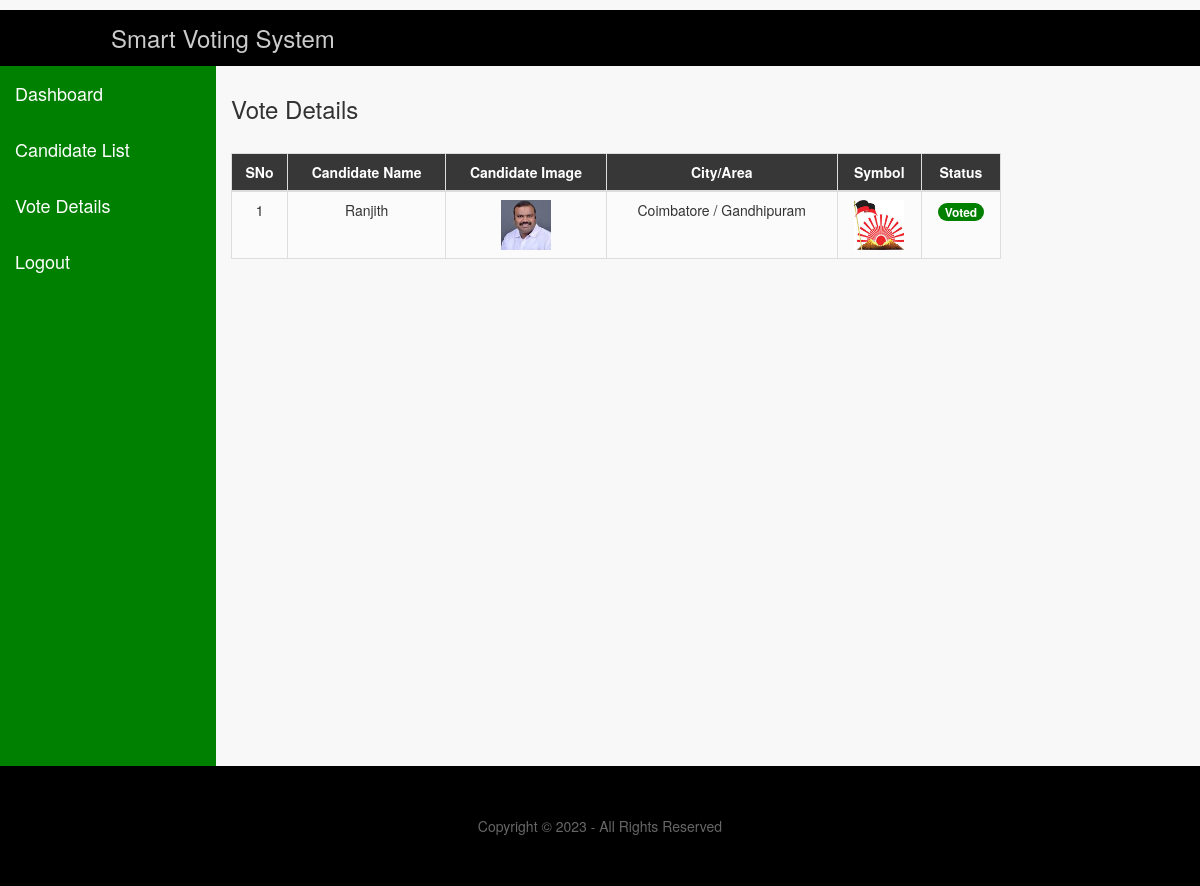
Screenshot of /my_vote/ (signed in) with the database file from the repository.
### app/models.py (models this page shows, shortened)
class Vote(models.Model):
    voter_id = models.ForeignKey(Voter_Detail, on_delete=models.CASCADE)
    candidate_id = models.ForeignKey(Candidate_Detail, on_delete=models.CASCADE)
    vote = models.IntegerField()
    date = models.DateField('Posted Date',default=timezone.now())

class Candidate_Detail(models.Model):
    name = models.CharField(max_length=100)
    email = models.EmailField(max_length=50)
    mobile = models.CharField(max_length=30)
    age = models.CharField(max_length=30)
    dob = models.CharField(max_length=30)
    city = models.CharField(max_length=100)
    area = models.CharField(max_length=200)
    gender = models.CharField(max_length=20)
    address = models.TextField(max_length=1000)
    symbol = models.FileField('Symbol',upload_to='documents/',null=True)
    image = models.FileField('Upload Image',upload_to='documents/',null=True)

### app/views.py (the view)
# urls.py: path('my_vote/',views.my_vote,name='my_vote'),
def my_vote(request):
	if request.session.has_key('user'):
		user_id=request.session['user']
		row = Vote.objects.filter(voter_id=int(user_id))
		return render(request,'my_vote.html',{'row':row})
	else:
		return render(request,'voter_login.html',{})

### app/templates/my_vote.html (shortened to what this page needs)
{% include 'db_header.html' %}
<div class="adminlogin">
<div style="padding-left:0;padding-right:0;width:18%;" class="col-md-2 padding">
		{% include 'voter_menu.html' %}
</div>
<div class="col-md-8">
<h3 style="margin-top:30px;" > Vote Details</h3>
	<div class="table-responsive ">
		  <table style="margin-top:20px;" class="table table-bordered" >
			<thead style="text-align:center;">
			  <tr style="text-align:center;">
				<th>SNo</th>
				<th> Candidate Name</th>
				<th>Candidate Image</th>
				<th>City/Area</th>
				<th>Symbol</th>
				<th>Status</th>
			  </tr>
			</thead>
			<tbody>
			{% for i in row %}
				<tr style="text-align:center;">
					<td>{{forloop.counter}}</td>
					<td>{{i.candidate_id.name}}</td>
					<td>
					<img src="/media/{{i.candidate_id.image}}" style="width:50px;height: 50px;">
					</td>
					<td>{{i.candidate_id.city}} / {{i.candidate_id.area}}</td>
					<td>
					<img src="/media/{{i.candidate_id.symbol}}" style="width:50px;height: 50px;">
					</td>
					<td><span class="badge badge-danger" style="background: green;">Voted</span></td>
				</tr>
				{% endfor %}
		  </tbody>
  </table>
  </div>
</div>
</div>
{% include 'footer.html' %}

### static/layout/styles/layout.css (style rules this page uses)
*, *::before, *::after { transition:all .3s ease-in-out; }
table, th, td { border:1px solid; border-collapse:collapse; vertical-align:top; }
table, th { table-layout:auto; }
table { width:100%; margin-bottom:15px; }
th, td { padding:5px 8px; }
td { border-width:0 1px; }
body { color:#CBCBCB; background-color:#000000; }
table, th, td, #comments .avatar, #comments input, #comments textarea { border-color:#D7D7D7; }
th { color:#FFFFFF; background-color:#373737; }
tr, #comments li, #comments input[type="submit"], #comments input[type="reset"] { color:inherit; background-color:#FBFBFB; }

### static/css/style.css (style rules this page uses)
body { background:#F8F8F8 ; }

### static/layout/styles/framework.css (style rules this page uses)
html { overflow-y:scroll; overflow-x:hidden; }
html, body { margin:0; padding:0; font-size:14px; line-height:1.6em; }
*, *::before, *::after { box-sizing:border-box; }
img { width:auto; max-width:100%; height:auto; margin:0; padding:0; border:none; line-height:normal; vertical-align:middle; }
body, input, textarea, select { font-family:Verdana, Geneva, sans-serif; }
h1, h2, h3, h4, h5, h6, .heading { font-family:Georgia, "Times New Roman", Times, serif; }
h1, h2, h3, h4, h5, h6, .heading { margin:0 0 20px 0; font-size:22px; line-height:normal; font-weight:normal; text-transform:capitalize; }

### app/templates/db_header.html (style rules this page uses)
.padding { background-color:green; height:700px; }
th { text-align:center; }

### rows the page displays
Vote: candidate_id.name "Ranjith", candidate_id.image (picture), candidate_id.city "Coimbatore", candidate_id.area "Gandhipuram", candidate_id.symbol (picture)
